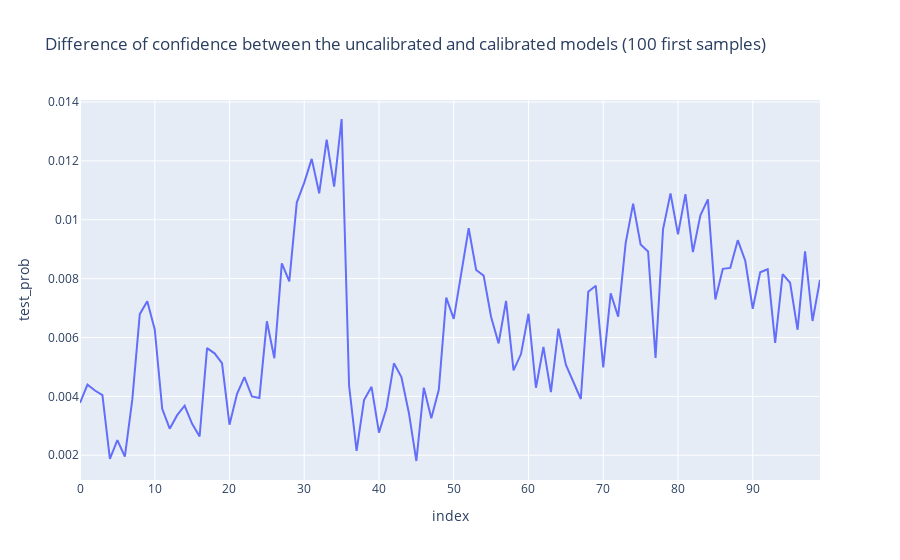

Notebook source saved alongside this figure:
### Code cell
fig = px.line(to_plot, y="test_prob", 
             title='Difference of confidence between the uncalibrated and calibrated models (100 first samples)')

fig.show()
